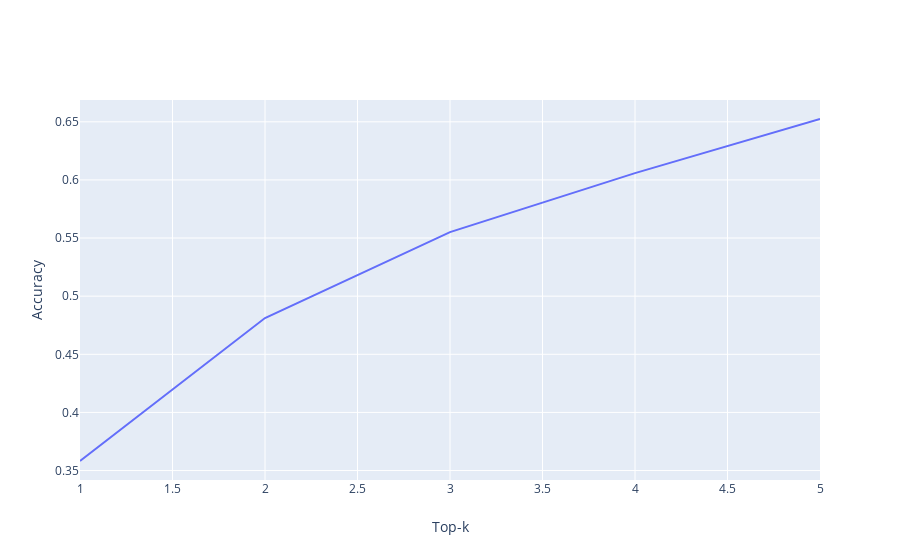

The cell this chart's notebook holds for it:
### Code cell
cnn_evaluator.plot_top_k_accuracy()

### Figure 1 — Plotly figure (JSON) as saved in the notebook; plotly's stock layout.template omitted (floating-point values rounded to 4 significant figures)
{"data": [{"mode": "lines", "name": "all", "type": "scatter", "x": [1, 2, 3, 4, 5], "y": [0.3582, 0.4812, 0.5551, 0.6058, 0.6524]}], "layout": {"xaxis": {"title": {"text": "Top-k"}}, "yaxis": {"title": {"text": "Accuracy"}}}}
